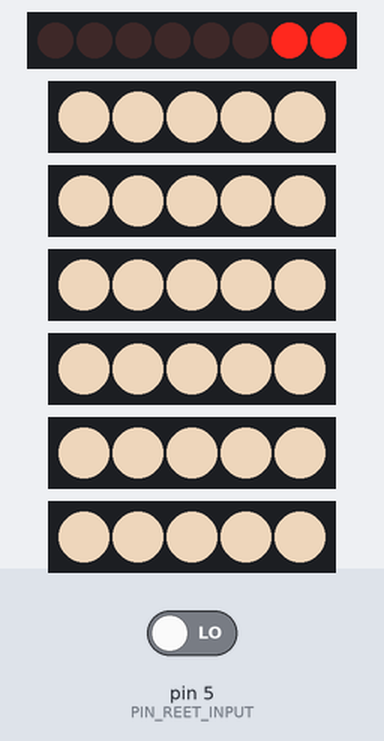
Bench run of a sketch on a simulated Arduino Uno, built with avr-gcc and run on an emulated ATmega328P. Parts: 8 shift-register outputs drawn as a row of LEDs (first output left, lit = HIGH), 6 × 5 RGB LEDs in strip order, left to right. Wiring (inferred from the names in the program): shift register (74HC595): data pin 3; shift clock pin 4; latch pin 2. Wiring (inferred from the signals the program sends): row of LEDs: on Q0, Q1, Q2, Q3, Q4, Q5, Q6, Q7. Inputs (shaded band) come from the test bench; at power-on: pin 5 (PIN_REET_INPUT) LOW. What the sketch prints to the serial monitor is not drawn.

Above: at 1.2 s.
1.3 s: pin 5 (PIN_REET_INPUT) driven HIGH
At 2.6 s:
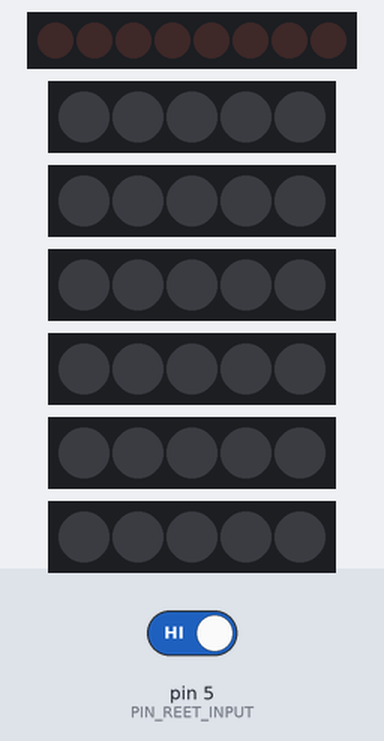
2.9 s: pin 5 (PIN_REET_INPUT) driven LOW
At 3.7 s:
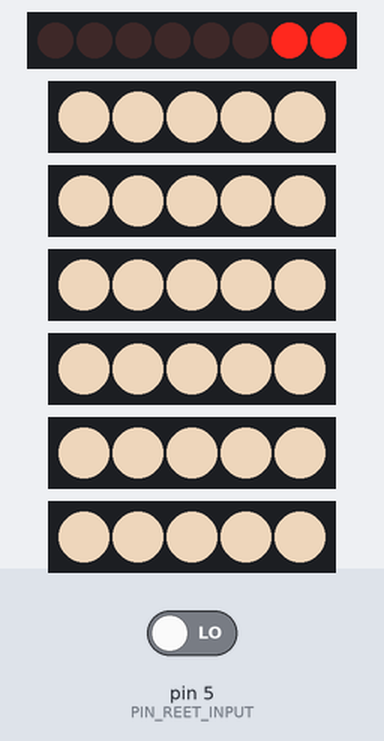
Timing chart, 0 to 5.9 s (numbered marks = the images above; inputs shaded):
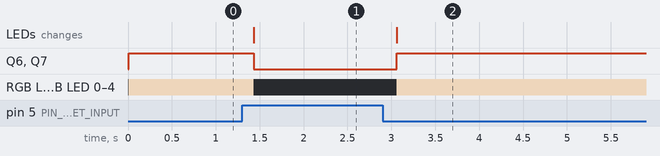

The sketch:

SvenSchrank2.ino
```cpp
#include "FastLED.h"

#define NUM_LEDS 5
#define PIN_SHIFT_SHIFT 4
#define PIN_SHIFT_STORE 2
#define PIN_SHIFT_DATA  3
#define PIN_REET_INPUT  5

CRGB leds[2][3][NUM_LEDS];

int shiftRegister[8] = {1, 1, 0, 0, 0, 0, 0, 0}; // 1, 2, 13, 12, 11, 10, 9, 8

void setup() {
  Serial.begin(115200);

  FastLED.addLeds<NEOPIXEL, 13>(leds[0][0], NUM_LEDS);
  FastLED.addLeds<NEOPIXEL, 12>(leds[0][1], NUM_LEDS);
  FastLED.addLeds<NEOPIXEL, 11>(leds[0][2], NUM_LEDS);
  FastLED.addLeds<NEOPIXEL, 10>(leds[1][0], NUM_LEDS);
  FastLED.addLeds<NEOPIXEL,  9>(leds[1][1], NUM_LEDS);
  FastLED.addLeds<NEOPIXEL,  8>(leds[1][2], NUM_LEDS);
  FastLED.setBrightness(200);

  pinMode(PIN_SHIFT_STORE, OUTPUT);
  pinMode(PIN_SHIFT_SHIFT, OUTPUT);
  pinMode(PIN_SHIFT_DATA, OUTPUT);
  pinMode(PIN_REET_INPUT, INPUT);

  for (int i = 0; i < 2; i++) {
    for (int j = 0; j < 3; j++) {
      fill_solid(leds[i][j], NUM_LEDS, CRGB::Black);
    }
  }
  FastLED.show();

  Serial.println("Setup done");
}

void loop() {
  byte doorClosed[6] = {0, 0, 0, 0, 0, 0};

  for (int i = 0; i < 2; i++) {
    for (int j = 0; j < 3; j++) {
      shiftRegister[(i * 3) + j + 2] = 1;
      setShiftRegister();

      doorClosed[(i * 3) + j] = digitalRead(PIN_REET_INPUT);
      if (doorClosed[(i * 3) + j]) switchOff(i, j);
      else switchOn(i, j);

      shiftRegister[(i * 3) + j + 2] = 0;
      setShiftRegister();
    }
  }

  shiftRegister[0] = !doorClosed[0] || !doorClosed[1] || !doorClosed[2];
  shiftRegister[1] = !doorClosed[3] || !doorClosed[4] || !doorClosed[5];
  setShiftRegister();

  FastLED.show();
  delay(200);
}

void switchOn(int i, int j) {
  fill_solid(leds[i][j], NUM_LEDS, CRGB(255,230,200));
  // fill_solid(leds[i][j], NUM_LEDS, CRGB::White);
}

void switchOff(int i, int j) {
  fill_solid(leds[i][j], NUM_LEDS, CRGB::Black);
}

void setShiftRegister() {
  digitalWrite(PIN_SHIFT_STORE, LOW);
  for (int i = 0; i < 8; i++) {
    digitalWrite(PIN_SHIFT_SHIFT, LOW);
    digitalWrite(PIN_SHIFT_DATA, shiftRegister[i]);
    digitalWrite(PIN_SHIFT_SHIFT, HIGH);
  }
  digitalWrite(PIN_SHIFT_STORE, HIGH);
}
```

Measured:
- after the input at 1.3 s, Q6, Q7: HIGH → LOW after 0.13 s; RGB LED 0–4, RGB LED 0–4, RGB LED 0–4, RGB LED 0–4, RGB LED 0–4, RGB LED 0–4: RGB(200, 180, 157) → off after 0.13 s; the LEDs: change after 0.13 s (image 1)
- after the input at 2.9 s, Q6, Q7: LOW → HIGH after 0.16 s; RGB LED 0–4, RGB LED 0–4, RGB LED 0–4, RGB LED 0–4, RGB LED 0–4, RGB LED 0–4: off → RGB(200, 180, 157) after 0.16 s; the LEDs: change after 0.16 s (image 2)
